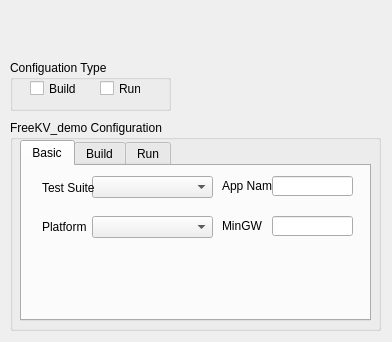
<?xml version="1.0" encoding="UTF-8"?>
<ui version="4.0">
 <class>demoUi</class>
 <widget class="QWidget" name="demoUi">
  <property name="geometry">
   <rect>
    <x>0</x>
    <y>0</y>
    <width>392</width>
    <height>342</height>
   </rect>
  </property>
  <property name="windowTitle">
   <string>FreeKV_demo Configuration</string>
  </property>
  <widget class="QGroupBox" name="demoGroupBox">
   <property name="geometry">
    <rect>
     <x>10</x>
     <y>120</y>
     <width>371</width>
     <height>211</height>
    </rect>
   </property>
   <property name="title">
    <string>FreeKV_demo Configuration</string>
   </property>
   <widget class="QTabWidget" name="demoTabWidget">
    <property name="geometry">
     <rect>
      <x>10</x>
      <y>20</y>
      <width>351</width>
      <height>181</height>
     </rect>
    </property>
    <property name="currentIndex">
     <number>0</number>
    </property>
    <widget class="QWidget" name="basicTab">
     <attribute name="icon">
      <iconset>
       <normaloff>../pic/config_icon.png</normaloff>../pic/config_icon.png</iconset>
     </attribute>
     <attribute name="title">
      <string>Basic</string>
     </attribute>
     <widget class="QComboBox" name="testsuiteComboBox">
      <property name="geometry">
       <rect>
        <x>70</x>
        <y>10</y>
        <width>121</width>
        <height>22</height>
       </rect>
      </property>
     </widget>
     <widget class="QLabel" name="testsuiteLabel">
      <property name="geometry">
       <rect>
        <x>20</x>
        <y>11</y>
        <width>71</width>
        <height>21</height>
       </rect>
      </property>
      <property name="text">
       <string>Test Suite</string>
      </property>
     </widget>
     <widget class="QLabel" name="label">
      <property name="geometry">
       <rect>
        <x>200</x>
        <y>10</y>
        <width>51</width>
        <height>20</height>
       </rect>
      </property>
      <property name="text">
       <string>App Name</string>
      </property>
     </widget>
     <widget class="QLineEdit" name="lineEdit">
      <property name="geometry">
       <rect>
        <x>250</x>
        <y>10</y>
        <width>81</width>
        <height>20</height>
       </rect>
      </property>
     </widget>
     <widget class="QLabel" name="platformLabel">
      <property name="geometry">
       <rect>
        <x>20</x>
        <y>50</y>
        <width>54</width>
        <height>21</height>
       </rect>
      </property>
      <property name="text">
       <string>Platform</string>
      </property>
     </widget>
     <widget class="QComboBox" name="platformComboBox">
      <property name="geometry">
       <rect>
        <x>70</x>
        <y>50</y>
        <width>121</width>
        <height>22</height>
       </rect>
      </property>
     </widget>
     <widget class="QLabel" name="label_2">
      <property name="geometry">
       <rect>
        <x>200</x>
        <y>50</y>
        <width>41</width>
        <height>20</height>
       </rect>
      </property>
      <property name="text">
       <string>MinGW</string>
      </property>
     </widget>
     <widget class="QLineEdit" name="lineEdit_2">
      <property name="geometry">
       <rect>
        <x>250</x>
        <y>50</y>
        <width>81</width>
        <height>20</height>
       </rect>
      </property>
     </widget>
    </widget>
    <widget class="QWidget" name="buildTab">
     <attribute name="icon">
      <iconset>
       <normaloff>../pic/build_icon.png</normaloff>../pic/build_icon.png</iconset>
     </attribute>
     <attribute name="title">
      <string>Build</string>
     </attribute>
     <widget class="QLabel" name="testDirLabel">
      <property name="geometry">
       <rect>
        <x>20</x>
        <y>10</y>
        <width>54</width>
        <height>21</height>
       </rect>
      </property>
      <property name="text">
       <string>Test Dir</string>
      </property>
     </widget>
     <widget class="QLineEdit" name="testLineEdit">
      <property name="geometry">
       <rect>
        <x>60</x>
        <y>10</y>
        <width>111</width>
        <height>20</height>
       </rect>
      </property>
     </widget>
     <widget class="QLabel" name="projectLabel">
      <property name="geometry">
       <rect>
        <x>20</x>
        <y>50</y>
        <width>101</width>
        <height>20</height>
       </rect>
      </property>
      <property name="text">
       <string>Generate Project</string>
      </property>
     </widget>
     <widget class="QComboBox" name="projectComboBox">
      <property name="geometry">
       <rect>
        <x>110</x>
        <y>50</y>
        <width>69</width>
        <height>22</height>
       </rect>
      </property>
      <item>
       <property name="text">
        <string>yes</string>
       </property>
      </item>
      <item>
       <property name="text">
        <string>no</string>
       </property>
      </item>
     </widget>
     <widget class="QLabel" name="ideLabel">
      <property name="geometry">
       <rect>
        <x>20</x>
        <y>90</y>
        <width>21</width>
        <height>20</height>
       </rect>
      </property>
      <property name="text">
       <string>IDE</string>
      </property>
     </widget>
     <widget class="QComboBox" name="ideComboBox">
      <property name="geometry">
       <rect>
        <x>50</x>
        <y>90</y>
        <width>69</width>
        <height>22</height>
       </rect>
      </property>
     </widget>
     <widget class="QLineEdit" name="ideLineEdit">
      <property name="geometry">
       <rect>
        <x>130</x>
        <y>90</y>
        <width>151</width>
        <height>20</height>
       </rect>
      </property>
     </widget>
     <widget class="QComboBox" name="targetComboBox">
      <property name="geometry">
       <rect>
        <x>240</x>
        <y>50</y>
        <width>91</width>
        <height>22</height>
       </rect>
      </property>
     </widget>
     <widget class="QLabel" name="targetLabel">
      <property name="geometry">
       <rect>
        <x>190</x>
        <y>50</y>
        <width>41</width>
        <height>21</height>
       </rect>
      </property>
      <property name="text">
       <string>Target</string>
      </property>
     </widget>
     <widget class="QComboBox" name="libComboBox">
      <property name="geometry">
       <rect>
        <x>240</x>
        <y>10</y>
        <width>91</width>
        <height>22</height>
       </rect>
      </property>
      <item>
       <property name="text">
        <string>yes</string>
       </property>
      </item>
      <item>
       <property name="text">
        <string>no</string>
       </property>
      </item>
     </widget>
     <widget class="QLabel" name="libLabel">
      <property name="geometry">
       <rect>
        <x>190</x>
        <y>10</y>
        <width>41</width>
        <height>20</height>
       </rect>
      </property>
      <property name="text">
       <string>Build Lib</string>
      </property>
     </widget>
     <widget class="QLabel" name="versionLabel">
      <property name="geometry">
       <rect>
        <x>130</x>
        <y>120</y>
        <width>46</width>
        <height>13</height>
       </rect>
      </property>
      <property name="text">
       <string>*version</string>
      </property>
     </widget>
     <widget class="QLineEdit" name="versionLineEdit">
      <property name="geometry">
       <rect>
        <x>50</x>
        <y>120</y>
        <width>71</width>
        <height>20</height>
       </rect>
      </property>
     </widget>
    </widget>
    <widget class="QWidget" name="runTab">
     <attribute name="icon">
      <iconset>
       <normaloff>../pic/run_icon.png</normaloff>../pic/run_icon.png</iconset>
     </attribute>
     <attribute name="title">
      <string>Run</string>
     </attribute>
     <widget class="QLabel" name="debuggerLabel">
      <property name="geometry">
       <rect>
        <x>20</x>
        <y>10</y>
        <width>51</width>
        <height>21</height>
       </rect>
      </property>
      <property name="text">
       <string>Debugger</string>
      </property>
     </widget>
     <widget class="QLineEdit" name="debuggerLineEdit">
      <property name="geometry">
       <rect>
        <x>150</x>
        <y>10</y>
        <width>171</width>
        <height>20</height>
       </rect>
      </property>
     </widget>
     <widget class="QComboBox" name="debuggerComboBox">
      <property name="geometry">
       <rect>
        <x>70</x>
        <y>10</y>
        <width>69</width>
        <height>22</height>
       </rect>
      </property>
     </widget>
     <widget class="QLabel" name="serialLabel">
      <property name="geometry">
       <rect>
        <x>20</x>
        <y>50</y>
        <width>81</width>
        <height>21</height>
       </rect>
      </property>
      <property name="text">
       <string>Serial Port</string>
      </property>
     </widget>
     <widget class="QLineEdit" name="serialLineEdit">
      <property name="geometry">
       <rect>
        <x>70</x>
        <y>50</y>
        <width>81</width>
        <height>20</height>
       </rect>
      </property>
     </widget>
     <widget class="QLineEdit" name="debugPortLineEdit">
      <property name="geometry">
       <rect>
        <x>230</x>
        <y>50</y>
        <width>91</width>
        <height>20</height>
       </rect>
      </property>
      <property name="text">
       <string/>
      </property>
     </widget>
     <widget class="QLabel" name="debugPortLabel">
      <property name="geometry">
       <rect>
        <x>170</x>
        <y>50</y>
        <width>61</width>
        <height>21</height>
       </rect>
      </property>
      <property name="text">
       <string>Debug Port</string>
      </property>
     </widget>
     <widget class="QLabel" name="binaryLabel">
      <property name="geometry">
       <rect>
        <x>20</x>
        <y>80</y>
        <width>31</width>
        <height>21</height>
       </rect>
      </property>
      <property name="text">
       <string>Binary</string>
      </property>
     </widget>
     <widget class="QLineEdit" name="binaryLineEdit">
      <property name="geometry">
       <rect>
        <x>70</x>
        <y>80</y>
        <width>251</width>
        <height>20</height>
       </rect>
      </property>
     </widget>
    </widget>
   </widget>
  </widget>
  <widget class="QGroupBox" name="typeGroupBox">
   <property name="geometry">
    <rect>
     <x>10</x>
     <y>60</y>
     <width>161</width>
     <height>51</height>
    </rect>
   </property>
   <property name="title">
    <string>Configuation Type</string>
   </property>
   <widget class="QCheckBox" name="buildCheckBox">
    <property name="geometry">
     <rect>
      <x>20</x>
      <y>20</y>
      <width>51</width>
      <height>17</height>
     </rect>
    </property>
    <property name="text">
     <string>Build</string>
    </property>
    <property name="checkable">
     <bool>true</bool>
    </property>
    <property name="checked">
     <bool>false</bool>
    </property>
   </widget>
   <widget class="QCheckBox" name="runCheckBox">
    <property name="geometry">
     <rect>
      <x>90</x>
      <y>20</y>
      <width>41</width>
      <height>17</height>
     </rect>
    </property>
    <property name="text">
     <string>Run</string>
    </property>
   </widget>
  </widget>
 </widget>
 <resources/>
 <connections/>
</ui>
